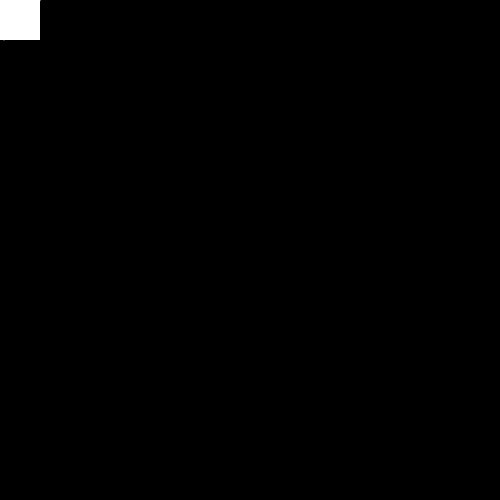
Frame 1 (no input)
Frame 60 (the mouse pressed at the canvas centre just before this capture): identical to frame 1, image omitted
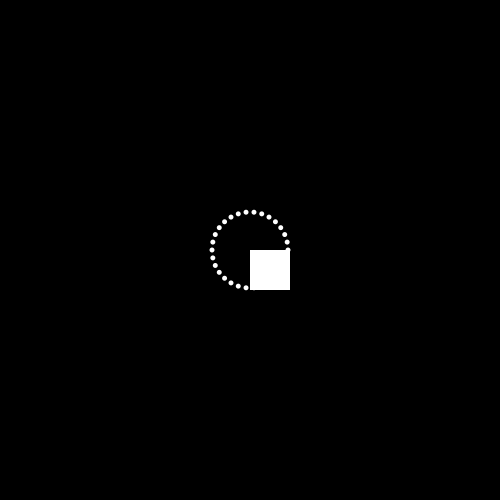
Frame 120 (the mouse held since frame 60 and released just before this capture)

The Processing sketch that drew these frames (run headless with seeded random() and noise(); from frame 60 on, the mouse is pressed at the canvas centre):

// Processing sketch: sketch_21_2
// ── sketch_21_2.pde
void setup() {
  noStroke();
  smooth();
  size(500, 500);
}

void draw() {
  background(0);
  drawSwirl(mouseX, mouseY, 38);
  myRectangle(mouseX, mouseY);
}

void myRectangle(int x, int y) {
  rect(x, y, 40, 40);
}

void drawSwirl(int xPos, int yPos, int radius) {
  for (int deg=0; deg<360; deg+=12) {
    float angle= radians(deg);
    float x= xPos+(cos(angle)*radius);
    float y= yPos+(sin(angle)*radius);
    ellipse(x, y, 5, 5);
  }
}
